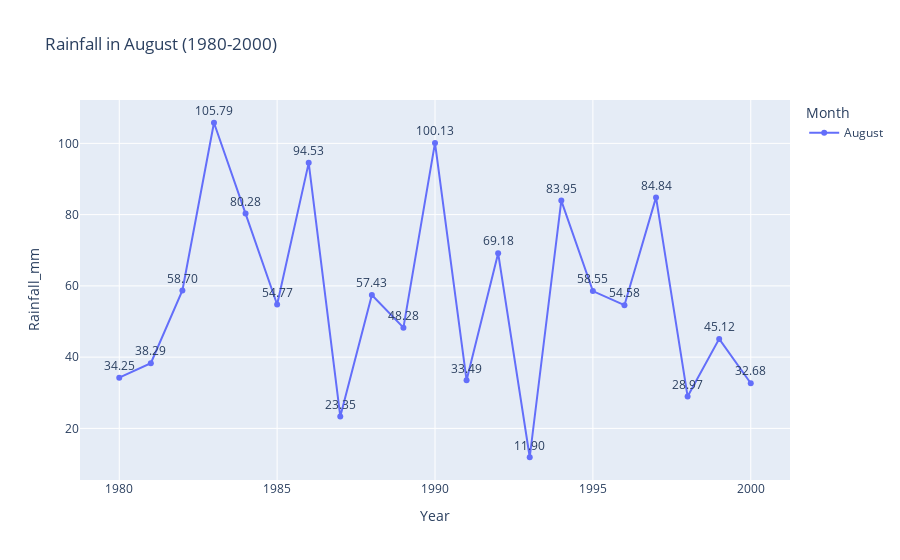
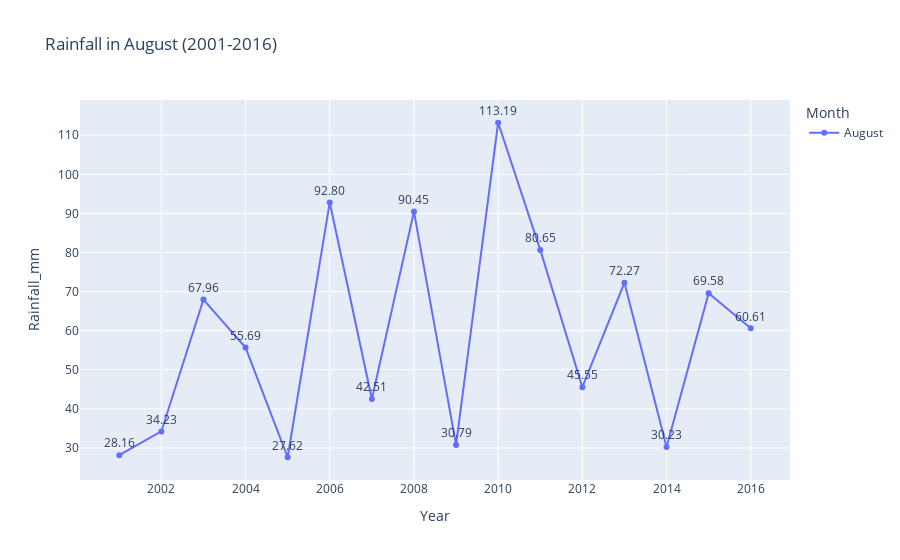

The notebook cell saved with these charts, in order:
### Markdown cell above
## August rainfall comparison

### Code cell
plot_month_trend("August", 1980, 2000)
plot_month_trend("August", 2001, 2016)

### Figure 1 — Plotly figure (JSON) as saved in the notebook; plotly's stock layout.template omitted (floating-point values rounded to 4 significant figures)
{"data": [{"hovertemplate": "Month=August<br>Year=%{x}<br>Rainfall_mm=%{text}<extra></extra>", "legendgroup": "August", "line": {"color": "#636efa", "dash": "solid"}, "marker": {"symbol": "circle"}, "mode": "lines+markers+text", "name": "August", "orientation": "v", "showlegend": true, "text": [34.25, 38.29, 58.7, 105.8, 80.28, 54.77, 94.53, 23.35, 57.43, 48.28, 100.1, 33.49, 69.18, 11.9, 83.95, 58.55, 54.58, 84.84, 28.97, 45.12, 32.68], "textposition": "top center", "texttemplate": "%{text:.2f}", "type": "scatter", "x": [1980, 1981, 1982, 1983, 1984, 1985, 1986, 1987, 1988, 1989, 1990, 1991, 1992, 1993, 1994, 1995, 1996, 1997, 1998, 1999, 2000], "xaxis": "x", "y": [34.25, 38.29, 58.7, 105.8, 80.28, 54.77, 94.53, 23.35, 57.43, 48.28, 100.1, 33.49, 69.18, 11.9, 83.95, 58.55, 54.58, 84.84, 28.97, 45.12, 32.68], "yaxis": "y"}], "layout": {"legend": {"title": {"text": "Month"}, "tracegroupgap": 0}, "title": {"text": "Rainfall in August (1980-2000)"}, "xaxis": {"anchor": "y", "domain": [0, 1], "title": {"text": "Year"}}, "yaxis": {"anchor": "x", "domain": [0, 1], "title": {"text": "Rainfall_mm"}}}}

### Figure 2 — Plotly figure (JSON) as saved in the notebook; plotly's stock layout.template omitted (floating-point values rounded to 4 significant figures)
{"data": [{"hovertemplate": "Month=August<br>Year=%{x}<br>Rainfall_mm=%{text}<extra></extra>", "legendgroup": "August", "line": {"color": "#636efa", "dash": "solid"}, "marker": {"symbol": "circle"}, "mode": "lines+markers+text", "name": "August", "orientation": "v", "showlegend": true, "text": [28.16, 34.23, 67.96, 55.69, 27.62, 92.8, 42.51, 90.45, 30.79, 113.2, 80.65, 45.55, 72.27, 30.23, 69.58, 60.61], "textposition": "top center", "texttemplate": "%{text:.2f}", "type": "scatter", "x": [2001, 2002, 2003, 2004, 2005, 2006, 2007, 2008, 2009, 2010, 2011, 2012, 2013, 2014, 2015, 2016], "xaxis": "x", "y": [28.16, 34.23, 67.96, 55.69, 27.62, 92.8, 42.51, 90.45, 30.79, 113.2, 80.65, 45.55, 72.27, 30.23, 69.58, 60.61], "yaxis": "y"}], "layout": {"legend": {"title": {"text": "Month"}, "tracegroupgap": 0}, "title": {"text": "Rainfall in August (2001-2016)"}, "xaxis": {"anchor": "y", "domain": [0, 1], "title": {"text": "Year"}}, "yaxis": {"anchor": "x", "domain": [0, 1], "title": {"text": "Rainfall_mm"}}}}
